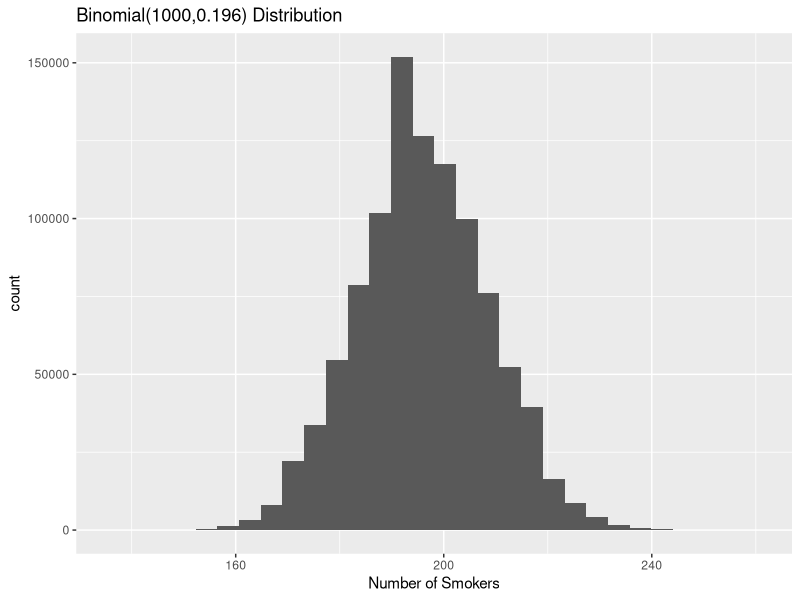
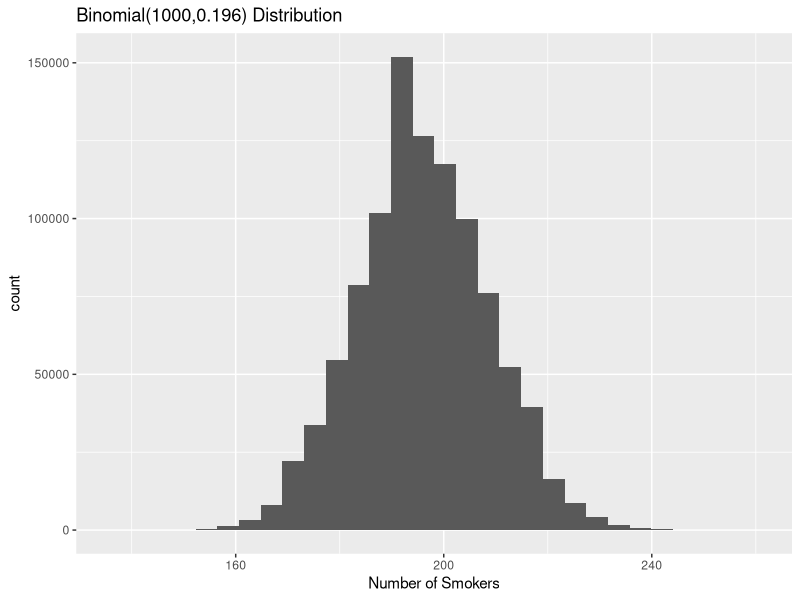
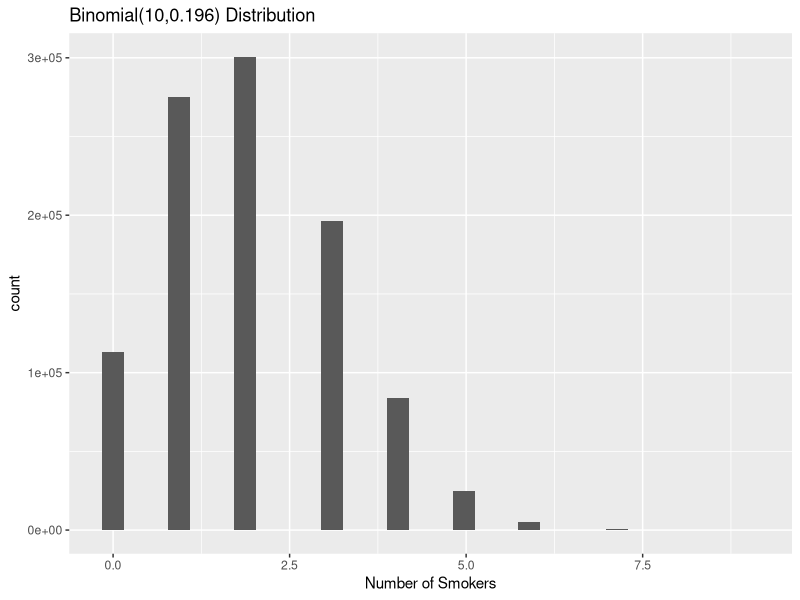
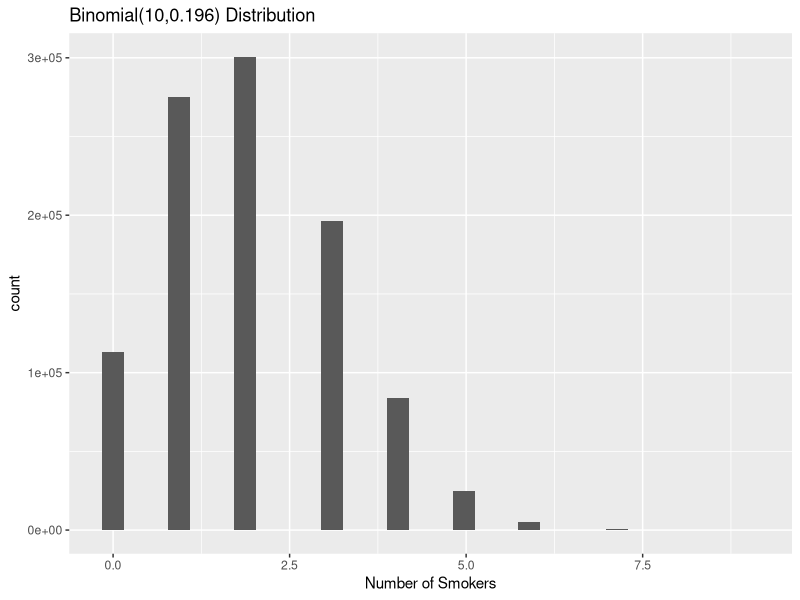

The R script that drew these images, in order: (Note: this script raises an error after producing the figures.)
## ---- chunk 1

## ---- chunk 2
library(tidyverse)

## ---- chunk 3
# If I want to reproduce my random draw exactly, I have to set
# the seed.  Otherwise, I'll get a different random sample every time
set.seed(121372) 
# in R, what we called "n" is called size
# R's "n" is the number of experiments to run
# in this case, that's the # of samples of size 1000 to simulate
rbinom(n=1,size=1000,prob=0.196)
## ---- chunk 4
rbinom(n=10,size=1000,prob=0.196)
## ---- chunk 5
binomdata = data.frame(X = rbinom(1000000, 1000, 0.196))
dim(binomdata)
## ---- chunk 6
ggplot(binomdata, aes(x = X)) + 
  geom_histogram() +
  labs(x = "Number of Smokers",
       title = "Binomial(1000,0.196) Distribution")
## ---- chunk 7
ggplot(binomdata, aes(x = X)) + 
  geom_histogram() +
  labs(x = "Number of Smokers",
       title = "Binomial(1000,0.196) Distribution")
## ---- chunk 8
binomdatasmall2 = data.frame(X = rbinom(1000000, 10, 0.196))
ggplot(binomdatasmall2, aes(x = X)) + 
  geom_histogram() +
  labs(x = "Number of Smokers",
       title = "Binomial(10,0.196) Distribution")
## ---- chunk 9
ggplot(binomdatasmall2, aes(x = X)) + 
  geom_histogram() +
  labs(x = "Number of Smokers",
       title = "Binomial(10,0.196) Distribution")
## ---- chunk 10
knitr::include_graphics("embryo.jpg")
